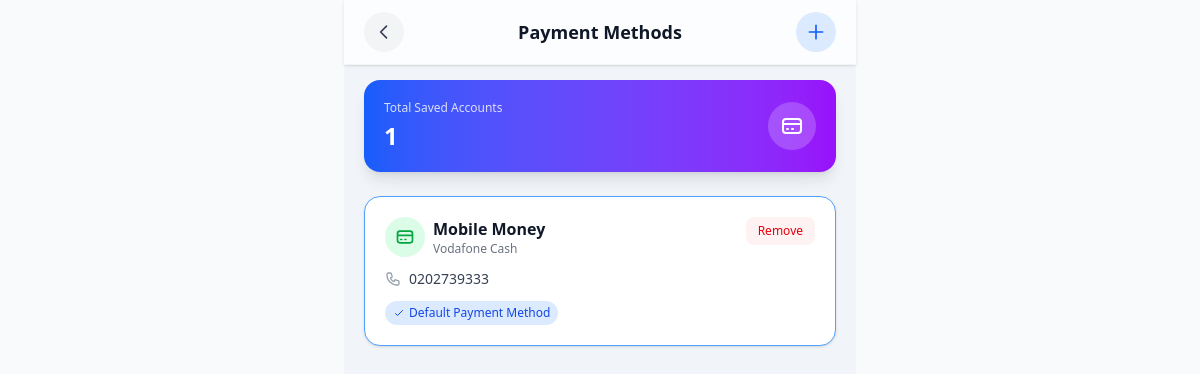
The page /core/account/saved-payment-methods/ (signed in) on the database its author committed.
### core/models.py (models this page shows, shortened)
class SavedAccount(models.Model):
    ACCOUNT_TYPES = [
        ('mobile_money', 'Mobile Money'),
        ('bank_transfer', 'Bank Transfer'),
    ]
    NETWORKS = [
        ('mtn', 'MTN Mobile Money'),
        ('vodafone', 'Vodafone Cash'),
        ('airteltigo', 'AirtelTigo Money'),
    ]
    id = models.UUIDField(primary_key=True, default=uuid.uuid4, editable=False)
    user = models.ForeignKey(
        settings.AUTH_USER_MODEL,
        on_delete=models.CASCADE,
        related_name='saved_accounts'
    )
    account_type = models.CharField(max_length=32, choices=ACCOUNT_TYPES)
    network = models.CharField(max_length=32, choices=NETWORKS, blank=True, null=True)
    phone_number = models.CharField(max_length=15, blank=True, null=True)
    bank_name = models.CharField(max_length=100, blank=True, null=True)
    account_number = models.CharField(max_length=50, blank=True, null=True)
    account_name = models.CharField(max_length=200, blank=True, null=True)
    is_default = models.BooleanField(default=False)
    created_at = models.DateTimeField(auto_now_add=True)
    class Meta:
        ordering = ['-is_default', '-created_at']
        constraints = [
            models.UniqueConstraint(
                fields=['user', 'account_type', 'network', 'phone_number'],
                condition=models.Q(account_type='mobile_money'),
                name='unique_mobile_money_account'
            ),
            models.UniqueConstraint(
                fields=['user', 'account_type', 'bank_name', 'account_number'],
                condition=models.Q(account_type='bank_transfer'),
                name='unique_bank_account'
            ),
        ]

### core/views.py (the view)
# urls.py: path('account/saved-payment-methods/', views.saved_payment_methods, name='saved_payment_methods'),
def saved_payment_methods(request):
    saved_accounts = SavedAccount.objects.filter(user=request.user)
    accounts_json = []
    for account in saved_accounts:
        if account.account_type == 'mobile_money':
            accounts_json.append({
                'account_type': account.account_type,
                'network': account.network,
                'phone_number': account.phone_number,
            })
        else:
            accounts_json.append({
                'account_type': account.account_type,
                'bank_name': account.bank_name,
                'account_number': account.account_number,
            })
    context = {
        'saved_accounts': saved_accounts,
        'saved_accounts_json': json.dumps(accounts_json),
    }
    return render(request, 'iCare/services/pages/saved-payment-methods.html', context)

### core/templates/iCare/services/pages/saved-payment-methods.html (shortened to what this page needs)
{% extends "iCare/base.html" %}
{% load static %}
{% block content %}
<div class="h-screen">
    <div class="fixed top-0 left-0 right-0 max-w-lg mx-auto z-50 bg-white/80 backdrop-blur-xl border-b border-gray-100 px-5 py-3 flex items-center justify-between shadow-sm">
        <a href="{% url 'account' %}" class="w-10 h-10 flex items-center justify-center rounded-full bg-gray-100 active:bg-gray-200 transition-all duration-200">
            <svg class="w-5 h-5 text-gray-700" fill="none" stroke="currentColor" viewBox="0 0 24 24">
                <path stroke-linecap="round" stroke-linejoin="round" stroke-width="2" d="M15 19l-7-7 7-7"/>
            </svg>
        </a>
        <h1 class="text-lg font-bold text-gray-900">Payment Methods</h1>
        <button onclick="showAddAccountModal()" class="w-10 h-10 flex items-center justify-center rounded-full bg-blue-100 active:bg-blue-200 transition">
            <svg class="w-5 h-5 text-blue-600" fill="none" stroke="currentColor" viewBox="0 0 24 24">
                <path stroke-linecap="round" stroke-linejoin="round" stroke-width="2" d="M12 4v16m8-8H4"/>
            </svg>
        </button>
    </div>
    <div class="pt-20 pb-10 px-5 max-w-lg mx-auto bg-slate-100 h-[100%]">
        <div class="bg-gradient-to-r from-blue-600 to-purple-600 rounded-2xl p-5 mb-6 shadow-lg">
            <div class="flex justify-between items-center">
                <div>
                    <p class="text-white/80 text-xs font-medium">Total Saved Accounts</p>
                    <p class="text-white text-2xl font-bold mt-1">{{ saved_accounts|length }}</p>
                </div>
                <div class="w-12 h-12 bg-white/20 rounded-full flex items-center justify-center">
                    <svg class="w-6 h-6 text-white" fill="none" stroke="currentColor" viewBox="0 0 24 24">
                        <path stroke-linecap="round" stroke-linejoin="round" stroke-width="2" d="M3 10h18M7 15h1m4 0h1m-7 4h12a3 3 0 003-3V8a3 3 0 00-3-3H6a3 3 0 00-3 3v8a3 3 0 003 3z"/>
                    </svg>
                </div>
            </div>
        </div>
        {% if saved_accounts %}
            <div class="space-y-3">
                {% for account in saved_accounts %}
                <div class="bg-white rounded-2xl p-5 shadow-sm border {% if account.is_default %}border-blue-400 bg-blue-50/20{% else %}border-gray-100{% endif %} hover:shadow-md transition-all duration-200">
                    <div class="flex justify-between items-start">
                        <div class="flex-1">
                            <div class="flex items-center gap-2 mb-2">
                                {% if account.account_type == 'mobile_money' %}
                                    <div class="w-10 h-10 bg-green-100 rounded-full flex items-center justify-center">
                                        <svg class="w-5 h-5 text-green-600" fill="none" stroke="currentColor" viewBox="0 0 24 24">
                                            <path stroke-linecap="round" stroke-linejoin="round" stroke-width="2" d="M3 10h18M7 15h1m4 0h1m-7 4h12a3 3 0 003-3V8a3 3 0 00-3-3H6a3 3 0 00-3 3v8a3 3 0 003 3z"/>
                                        </svg>
                                    </div>
                                {% endif %}
                                <div>
                                    <h3 class="font-semibold text-gray-900">
                                        {% if account.account_type == 'mobile_money' %}
                                            Mobile Money
                                        {% else %}
                                            Bank Transfer
                                        {% endif %}
                                    </h3>
                                    <p class="text-xs text-gray-500">
                                        {% if account.account_type == 'mobile_money' %}
                                            {{ account.get_network_display }}
                                        {% else %}
                                            {{ account.bank_name }}
                                        {% endif %}
                                    </p>
                                </div>
                            </div>
                            <div class="mt-3 space-y-1">
                                {% if account.account_type == 'mobile_money' %}
                                    <div class="flex items-center gap-2 text-sm">
                                        <span class="text-gray-700">0{{ account.phone_number }}</span>
                                    </div>
                                {% endif %}
                            </div>
                            {% if account.is_default %}
                            <div class="mt-3">
                                <span class="inline-flex items-center gap-1 text-xs bg-blue-100 text-blue-700 px-2 py-1 rounded-full">
                                    <svg class="w-3 h-3" fill="none" stroke="currentColor" viewBox="0 0 24 24">
                                        <path stroke-linecap="round" stroke-linejoin="round" stroke-width="2" d="M5 13l4 4L19 7"/>
                                    </svg>
                                    Default Payment Method
                                </span>
                            </div>
                            {% endif %}
                        </div>
                        <div class="flex flex-col gap-2">
                            <form method="post" action="{% url 'delete_saved_account' account.id %}" onsubmit="return confirm('Remove this saved account?')">
                                <button type="submit" class="text-xs bg-red-50 text-red-600 px-3 py-1.5 rounded-lg hover:bg-red-100 transition whitespace-nowrap">
                                    Remove
                                </button>
                            </form>
                        </div>
                    </div>
                </div>
                {% endfor %}
            </div>
        {% endif %}
    </div>
</div>
{% endblock %}

### rows shown on the page
SavedAccount: account_type "mobile_money" (drawn), network "Vodafone Cash", phone_number "202739333", is_default True (drawn)

### other values the page prints
{{ saved_accounts|length }} "1"
